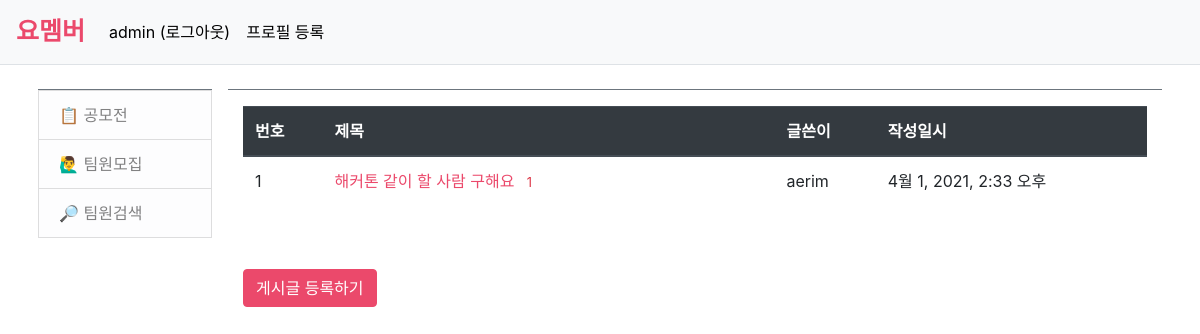
Page /yomember/team (signed in) on the committed database.
### yomember/models.py (models this page shows, shortened)
class Question(models.Model):
    subject = models.CharField(max_length=200)
    content = models.TextField()
    create_date = models.DateTimeField()
    author = models.ForeignKey(User, on_delete=models.CASCADE)

### yomember/views.py (the view)
# urls.py: path('team', views.team, name='team'),
def team(request):
    question_list = Question.objects.order_by('-create_date')
    context = {'question_list': question_list}
    return render(request, 'yomember/team.html', context)

### templates/yomember/team.html
{% extends 'base.html' %}
{% block content %}
<div class = "container my-3">
    <table class = "table">
        <thead>
        <tr class="thead-dark">
            <th>번호</th>
            <th style="width:50%">제목</th>
            <th>글쓴이</th>
            <th>작성일시</th>
        </tr>
        </thead>
        <tbody>
        {% if question_list %}
        {% for question in question_list %}
        <tr class="text-left">
            <td>{{ forloop.counter }}</td>
            <td class="text-left">
                <a href="{% url 'yomember:detail' question.id %}" style="color: #EB496B;">{{ question.subject }}</a>
                {% if question.comment_set.count > 0 %}
                <span class="text-danger small ml-2">{{ question.comment_set.count }}</span>
                {% endif %}
            </td>
            <td>{{ question.author.username }}</td>
            <td>{{ question.create_date }}</td>
        </tr>
        {% endfor %}
        {% else %}
        <tr>
            <td colspan="3">게시글이 없습니다.</td>
        </tr>
        {% endif %}
        </tbody>
    </table>
    <br><br>
    <a href="{% url 'yomember:question_create' %}" class="btn btn-primary" style="background-color: #EB496B; border-color: #EB496B;">게시글 등록하기</a>
</div>
{% endblock %}

### templates/navbar.html (shortened to what this page needs)
<nav class="navbar navbar-expand-lg navbar-light bg-light border-bottom">
    <a class="navbar-brand" href="{% url 'yomember:index' %}" style="color: #EB496B; font-weight: bold; font-size: 25px;">요멤버</a>
    <div class="collapse navbar-collapse flex-grow-0" id="navbarNav">
        <ul class="navbar-nav">
            <li class="nav-item ">
                {% if user.is_authenticated %}
                <a class="nav-link" href="{% url 'common:logout' %}" style="color: black;">{{ user.username }} (로그아웃)</a>
                {% else %}
                <a class="nav-link" href="{% url 'common:login' %}" style="color: black;">로그인</a>
                {% endif %}
            </li>
            <li class="nav-item ">
                {% if user.is_authenticated %}
                <a class="nav-link" href="{% url 'common:profile' %}" style="color: black;">프로필 등록</a>
                {% endif %}
            </li>
        </ul>
    </div>
</nav>

### rows in the picture
Question: subject "해커톤 같이 할 사람 구해요", comment_set.count "1", author.username "aerim", create_date "4월 1, 2021, 2:33 오후"

### other values in the picture
{{ user.username }} "admin"
